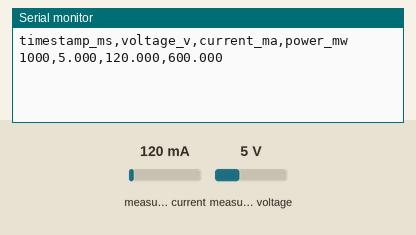
A sketch run on a simulated Arduino Uno, built with avr-gcc and run on an emulated ATmega328P. Shown: the last lines printed to the serial monitor. Inputs (shaded band) come from the test bench; at power-on: measured current 120 mA, measured voltage 5 V.

Above: at 1.8 s.
1.9 s: measured current set to 40 mA
At 2.8 s:
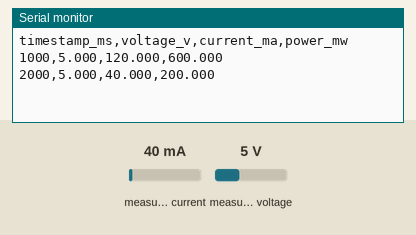
3.4 s: measured voltage set to 0.3 V
At 4.5 s:
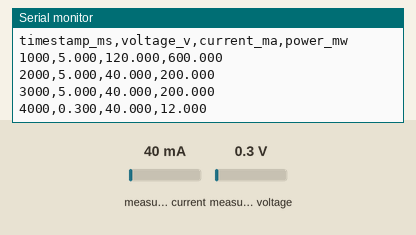
4.9 s: measured current set to 500 mA
At 5.8 s:
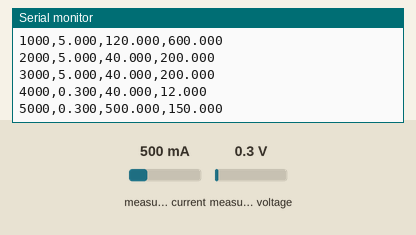
Timing chart, 0 to 7.9 s (numbered marks = the images above; inputs shaded):
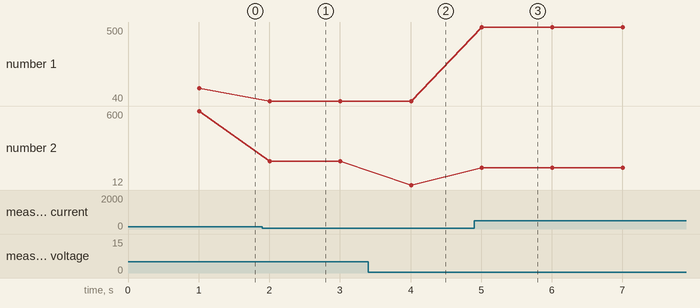

The sketch:

energy_logger_ina219.ino
```cpp
/*
  Smart Energy Monitoring System - INA219 CSV Logger

  Hardware:
    - Arduino Uno/Nano or ESP32
    - INA219 current/voltage sensor
    - Safe low-voltage DC load

  Serial output:
    timestamp_ms,voltage_v,current_ma,power_mw

  Safety:
    This sketch is for low-voltage DC testing only. Do not connect the
    circuit to mains electricity.
*/

#include <Wire.h>
#include <Adafruit_INA219.h>

Adafruit_INA219 ina219;

const unsigned long SAMPLE_INTERVAL_MS = 1000;
unsigned long lastSampleMs = 0;

void setup() {
  Serial.begin(115200);
  while (!Serial) {
    delay(10);
  }

  Serial.println("timestamp_ms,voltage_v,current_ma,power_mw");

  if (!ina219.begin()) {
    Serial.println("ERROR: INA219 not found. Check VCC, GND, SDA, and SCL wiring.");
    while (true) {
      delay(1000);
    }
  }

  ina219.setCalibration_32V_2A();
}

void loop() {
  unsigned long nowMs = millis();
  if (nowMs - lastSampleMs < SAMPLE_INTERVAL_MS) {
    return;
  }
  lastSampleMs = nowMs;

  float busVoltageV = ina219.getBusVoltage_V();
  float currentMa = ina219.getCurrent_mA();
  float powerMw = ina219.getPower_mW();

  Serial.print(nowMs);
  Serial.print(",");
  Serial.print(busVoltageV, 3);
  Serial.print(",");
  Serial.print(currentMa, 3);
  Serial.print(",");
  Serial.println(powerMw, 3);
}
```

Measured:
- after the input at 1.9 s, the serial monitor: prints a new line after 0.11 s (image 1)
- after the input at 3.4 s, the serial monitor: prints a new line after 0.61 s (image 2)
- after the input at 4.9 s, the serial monitor: prints a new line after 0.11 s (image 3)
- plotted number 1: 120 → 40 after the input at 1.9 s, 40 → 500 after the input at 4.9 s
- plotted number 2: 600 → 200 after the input at 1.9 s, 200 → 12 after the input at 3.4 s, 12 → 150 after the input at 4.9 s
